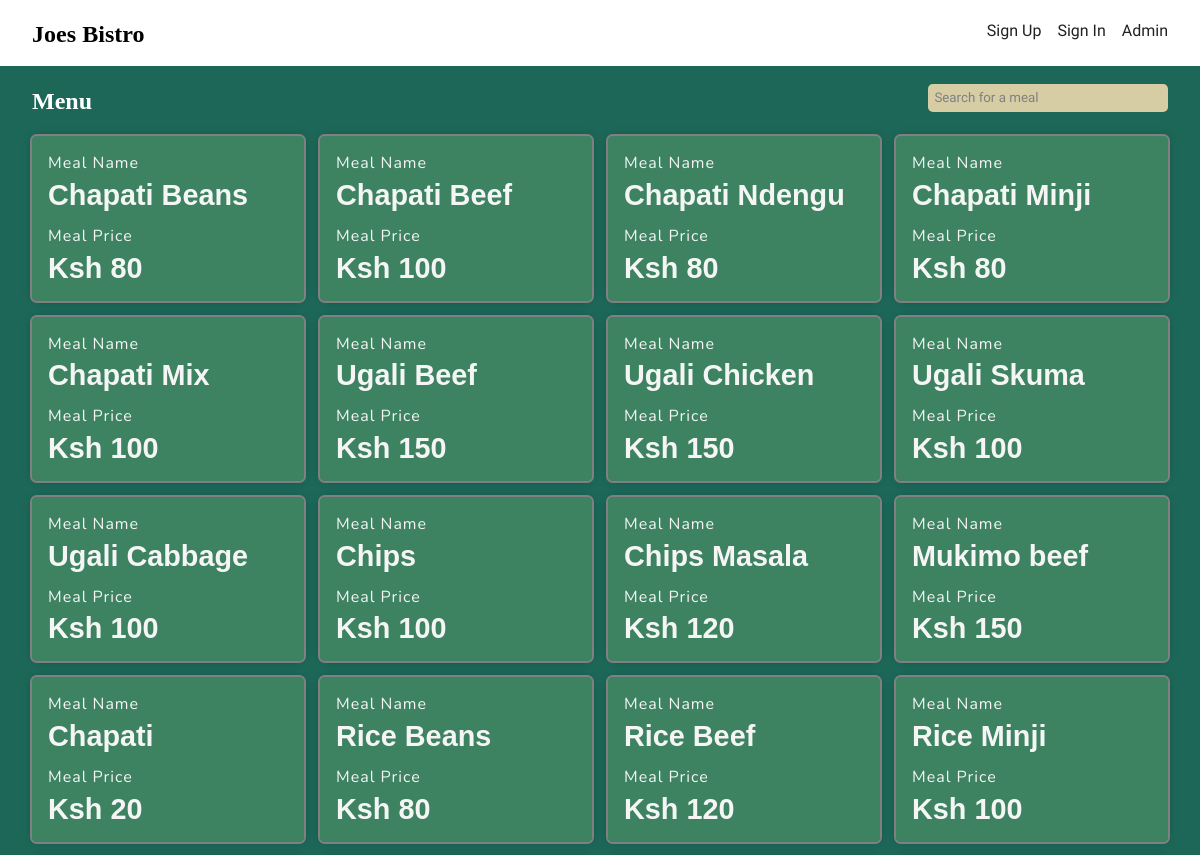
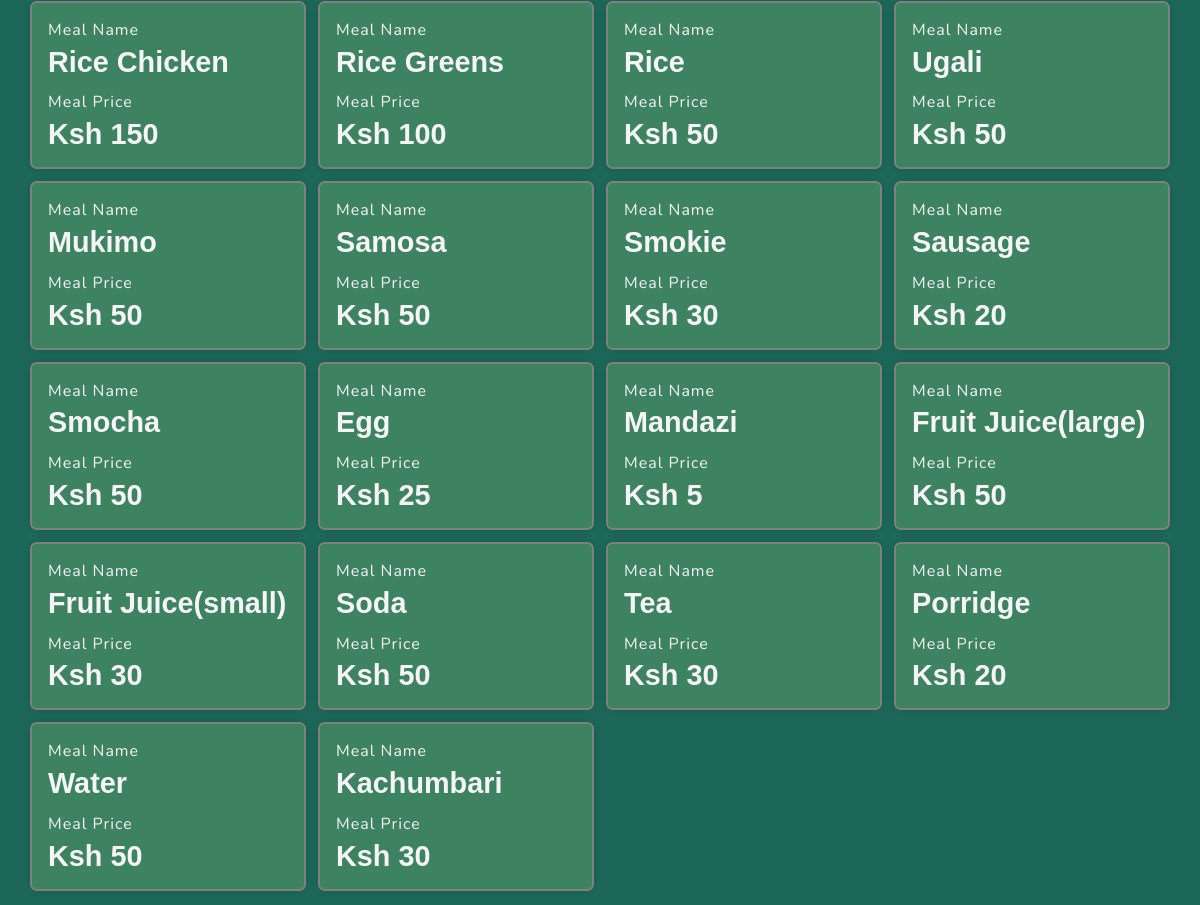
The page /home on the database its author committed (2 pictures, top to bottom).
### models.py (models this page shows)
class Meals(db.Model):
  __tablename__ = 'Meals'
  id = db.Column(db.Integer(), primary_key=True)
  ref_no = db.Column(db.Integer(), nullable=False)
  name = db.Column(db.String(50), nullable=False)
  category = db.Column(db.String(20), nullable=False)
  price = db.Column(db.Integer(), nullable=False, default=0)
  order_item = db.relationship("Order_item", backref="order-item", lazy=True)

### app.py (the view)
@login_required
@app.route("/")
@app.route("/home")
def index():
  meals = Meals.query.all()
  if current_user.is_authenticated:
    existing_order = Order.query.filter_by(user=current_user.phone_number, status="Active").first()
    return render_template("index.html", existing_order=existing_order, meals=meals)
  return render_template("index.html", meals=meals)

### Templates/index.html (shortened to what this page needs)
{% extends 'base.html' %}
{% block head %}
{{ super() }}
<link rel="stylesheet" href="{{ url_for('static', filename='css/index.css') }}">
{% endblock %}
{% block body %}
<h4 id="header">
  Menu
  <input type="text" name="" id="search" placeholder="Search for a meal">
</h4>
<div class="all-meals">
  {% for meal in meals %}
  <a href="{{ url_for('new_order', meal_id=meal.id) }}">
    <div class="meal">
      <div class="meal--name">
        <p>Meal Name</p>
        <span>{{ meal.name }}</span>
      </div>
      <div class="meal--name">
        <p>Meal Price</p>
        <span>{{ "Ksh {:,}".format(meal.price) }}</span>
      </div>
    </div>
  </a>
  {% endfor %}
</div>
{% endblock %}

### Templates/base.html (shortened to what this page needs)
<!DOCTYPE html>
<html lang="en">
{% block head %}
<head>
  <link rel="stylesheet" href="{{ url_for('static', filename='css/base.css') }}">
  <link rel="stylesheet" href="https://cdnjs.cloudflare.com/ajax/libs/font-awesome/4.7.0/css/font-awesome.min.css">
</head>
{% endblock %}
<body>
  <header>
    <a href="{{ url_for('index') }}">
      <h4 id="logo">Joes Bistro</h4>
    </a>
    <div class="links">
      {% if current_user.is_authenticated %}
      <p>
        <a href="{{ url_for('cart') }}">Cart</a>
        {% if existing_order %}
        <span id="count">{{ existing_order.order_items|count }}</span>
        {% endif %}
      </p>
      <p id="login">Welcome, <b>{{ current_user.email }}</b></p>
      <div class="login">
        {% if current_user.account_type == "Student" %}
        <a href="{{ url_for('orders') }}">My Orders</a>
        {% else %}
        <a href="{{ url_for('orders') }}">Orders</a>
        {% endif %}
        <a id="logout" href="{{ url_for('logout') }}">Logout</a>
      </div>
      {% else %}
      <a href="{{ url_for('sign_up') }}">Sign Up</a>
      <a href="{{ url_for('sign_in') }}">Sign In</a>
      <a href="{{ url_for('admin_sign_in') }}">Admin</a>
      {% endif %}
    </div>
  </header>
  <div class="container">
    {% block body %}{% endblock %}
  </div>
</body>
</html>

### Static/css/base.css (style rules this page uses)
* { box-sizing: border-box; margin: 0; padding: 0; }
:root { --main-bgcolor: #1c6758; --sec-bgcolor: #d6cda4; --other-bgcolor: #3d8361; --font-1: "Noto Serif Khojki", serif; --font-2: "Nunito", sans-serif; --font-3: "Varela Round", sans-serif; }
body { background-color: var(--main-bgcolor); }
header { position: fixed; top: 0; min-width: 100vw; background-color: white; padding: 0.5rem 2rem 0.8rem 2rem; display: flex; justify-content: space-between; align-items: center; }
#logo { color: black; font-size: 1.5rem; font-family: var(--font-1); }
.links { display: flex; align-items: center; gap: 1rem; position: relative; font-family: var(--font-3); }
.links a { color: #212121; }
a { text-decoration: none; }
.container { margin-top: 3.7rem; padding: 1rem 2rem; background-color: var(--main-bgcolor); color: white; }

### Static/css/index.css (style rules this page uses)
#header { margin-bottom: 1rem; font-size: 1.5rem; font-family: var(--font-1); display: flex; justify-content: space-between; align-items: center; }
#search { border: none; background-color: var(--sec-bgcolor); padding: 0.4rem; border-radius: 0.3rem; color: #212121; font-family: var(--font-3); min-width: 20vw; cursor: pointer; }
#search::placeholder { color: grey; }
.all-meals { display: grid; grid-template-columns: repeat(4, 1fr); gap: 1rem; width: 100%; }
.meal { padding: 1rem; outline: 2px solid grey; box-shadow: 0 0 10px -5px black; border-radius: 0.3rem; display: flex; flex-direction: column; gap: 0.8rem; color: black; background-color: var(--other-bgcolor); color: whitesmoke; transition: 250ms ease-in-out; }
.meal--name { display: flex; flex-direction: column; gap: 0.3rem; }
.meal--name p { font-size: 1rem; letter-spacing: 1px; font-family: var(--font-2); }
.meal--name span { font-size: 1.8rem; font-weight: bold; font-family: Verdana, Geneva, Tahoma, sans-serif; }

### rows shown on the page
Meals: name "Chapati Beans", price "Ksh 80"
Meals: name "Chapati Beef", price "Ksh 100"
Meals: name "Chapati Ndengu", price "Ksh 80"
Meals: name "Chapati Minji", price "Ksh 80"
Meals: name "Chapati Mix", price "Ksh 100"
Meals: name "Ugali Beef", price "Ksh 150"
Meals: name "Ugali Chicken", price "Ksh 150"
Meals: name "Ugali Skuma", price "Ksh 100"
Meals: name "Ugali Cabbage", price "Ksh 100"
Meals: name "Chips", price "Ksh 100"
Meals: name "Chips Masala", price "Ksh 120"
Meals: name "Mukimo beef", price "Ksh 150"
Meals: name "Chapati", price "Ksh 20"
Meals: name "Rice Beans", price "Ksh 80"
Meals: name "Rice Beef", price "Ksh 120"
Meals: name "Rice Minji", price "Ksh 100"
Meals: name "Rice Chicken", price "Ksh 150"
Meals: name "Rice Greens", price "Ksh 100"
Meals: name "Rice", price "Ksh 50"
Meals: name "Ugali", price "Ksh 50"
Meals: name "Mukimo", price "Ksh 50"
Meals: name "Samosa", price "Ksh 50"
Meals: name "Smokie", price "Ksh 30"
Meals: name "Sausage", price "Ksh 20"
Meals: name "Smocha", price "Ksh 50"
Meals: name "Egg", price "Ksh 25"
Meals: name "Mandazi", price "Ksh 5"
Meals: name "Fruit Juice(large)", price "Ksh 50"
Meals: name "Fruit Juice(small)", price "Ksh 30"
Meals: name "Soda", price "Ksh 50"
Meals: name "Tea", price "Ksh 30"
Meals: name "Porridge", price "Ksh 20"
Meals: name "Water", price "Ksh 50"
Meals: name "Kachumbari", price "Ksh 30"
